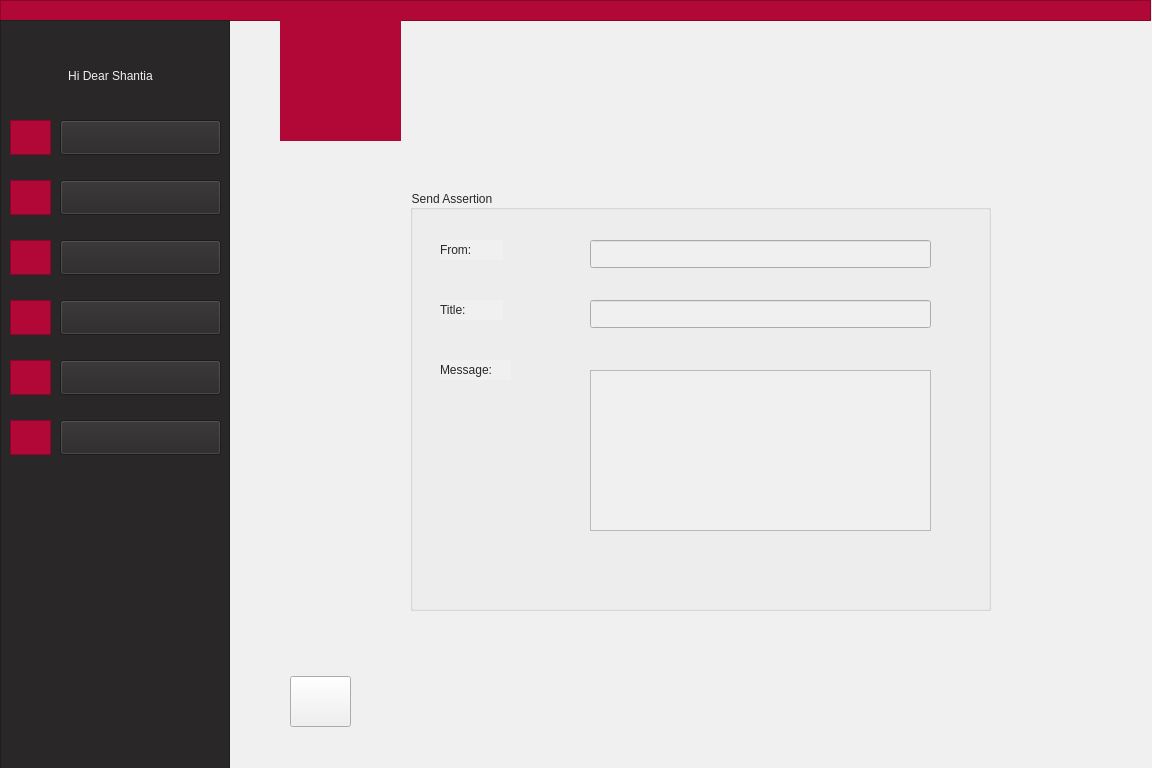
<?xml version="1.0" encoding="UTF-8"?>
<ui version="4.0">
 <class>StudentWatchMessageComplitly</class>
 <widget class="QWidget" name="StudentWatchMessageComplitly">
  <property name="geometry">
   <rect>
    <x>0</x>
    <y>0</y>
    <width>1152</width>
    <height>768</height>
   </rect>
  </property>
  <property name="minimumSize">
   <size>
    <width>1152</width>
    <height>768</height>
   </size>
  </property>
  <property name="windowTitle">
   <string>Form</string>
  </property>
  <property name="styleSheet">
   <string notr="true">background-color: rgb(240, 240, 240);</string>
  </property>
  <widget class="QLabel" name="label_9">
   <property name="geometry">
    <rect>
     <x>285</x>
     <y>20</y>
     <width>111</width>
     <height>111</height>
    </rect>
   </property>
   <property name="styleSheet">
    <string notr="true">background-color: rgb(178, 8, 55);</string>
   </property>
   <property name="text">
    <string/>
   </property>
   <property name="pixmap">
    <pixmap resource="pictures.qrc">:/logo/filename.jpg</pixmap>
   </property>
   <property name="scaledContents">
    <bool>true</bool>
   </property>
  </widget>
  <widget class="QFrame" name="frame">
   <property name="geometry">
    <rect>
     <x>0</x>
     <y>0</y>
     <width>1151</width>
     <height>21</height>
    </rect>
   </property>
   <property name="styleSheet">
    <string notr="true">background-color: rgb(178, 8, 55);
border-color: rgb(178, 8, 55);</string>
   </property>
   <property name="frameShape">
    <enum>QFrame::StyledPanel</enum>
   </property>
   <property name="frameShadow">
    <enum>QFrame::Raised</enum>
   </property>
  </widget>
  <widget class="QLabel" name="label">
   <property name="geometry">
    <rect>
     <x>280</x>
     <y>20</y>
     <width>121</width>
     <height>121</height>
    </rect>
   </property>
   <property name="styleSheet">
    <string notr="true">background-color: rgb(178, 8, 55);
border-color: rgb(178, 8, 55);
</string>
   </property>
   <property name="text">
    <string/>
   </property>
   <property name="pixmap">
    <pixmap>:/AjaxLogo/filename.jpg</pixmap>
   </property>
   <property name="scaledContents">
    <bool>true</bool>
   </property>
   <property name="alignment">
    <set>Qt::AlignCenter</set>
   </property>
  </widget>
  <widget class="QFrame" name="frame_2">
   <property name="geometry">
    <rect>
     <x>0</x>
     <y>20</y>
     <width>230</width>
     <height>768</height>
    </rect>
   </property>
   <property name="styleSheet">
    <string notr="true">background-color: rgb(41, 39, 40);
border-color: rgb(41, 39, 40);</string>
   </property>
   <property name="frameShape">
    <enum>QFrame::StyledPanel</enum>
   </property>
   <property name="frameShadow">
    <enum>QFrame::Raised</enum>
   </property>
   <widget class="QPushButton" name="pushButton">
    <property name="geometry">
     <rect>
      <x>60</x>
      <y>100</y>
      <width>161</width>
      <height>35</height>
     </rect>
    </property>
    <property name="styleSheet">
     <string notr="true">font: 11pt &quot;Montserrat&quot;;
</string>
    </property>
    <property name="text">
     <string/>
    </property>
   </widget>
   <widget class="QPushButton" name="pushButton_2">
    <property name="geometry">
     <rect>
      <x>60</x>
      <y>160</y>
      <width>161</width>
      <height>35</height>
     </rect>
    </property>
    <property name="styleSheet">
     <string notr="true">font: 11pt &quot;Montserrat&quot;;
</string>
    </property>
    <property name="text">
     <string/>
    </property>
   </widget>
   <widget class="QPushButton" name="pushButton_3">
    <property name="geometry">
     <rect>
      <x>60</x>
      <y>220</y>
      <width>161</width>
      <height>35</height>
     </rect>
    </property>
    <property name="styleSheet">
     <string notr="true">font: 11pt &quot;Montserrat&quot;;
</string>
    </property>
    <property name="text">
     <string/>
    </property>
   </widget>
   <widget class="QPushButton" name="pushButton_4">
    <property name="geometry">
     <rect>
      <x>60</x>
      <y>280</y>
      <width>161</width>
      <height>35</height>
     </rect>
    </property>
    <property name="styleSheet">
     <string notr="true">font: 11pt &quot;Montserrat&quot;;
</string>
    </property>
    <property name="text">
     <string/>
    </property>
   </widget>
   <widget class="QFrame" name="frame_3">
    <property name="geometry">
     <rect>
      <x>10</x>
      <y>100</y>
      <width>41</width>
      <height>35</height>
     </rect>
    </property>
    <property name="styleSheet">
     <string notr="true">background-color: rgb(178, 8, 55);
border-color: rgb(178, 8, 55);</string>
    </property>
    <property name="frameShape">
     <enum>QFrame::StyledPanel</enum>
    </property>
    <property name="frameShadow">
     <enum>QFrame::Raised</enum>
    </property>
    <widget class="QLabel" name="label_25">
     <property name="geometry">
      <rect>
       <x>5</x>
       <y>2</y>
       <width>31</width>
       <height>31</height>
      </rect>
     </property>
     <property name="styleSheet">
      <string notr="true"/>
     </property>
     <property name="text">
      <string/>
     </property>
     <property name="pixmap">
      <pixmap resource="icon.qrc">:/icon/profile.png</pixmap>
     </property>
     <property name="scaledContents">
      <bool>true</bool>
     </property>
    </widget>
   </widget>
   <widget class="QFrame" name="frame_5">
    <property name="geometry">
     <rect>
      <x>10</x>
      <y>160</y>
      <width>41</width>
      <height>35</height>
     </rect>
    </property>
    <property name="cursor">
     <cursorShape>ArrowCursor</cursorShape>
    </property>
    <property name="styleSheet">
     <string notr="true">background-color: rgb(178, 8, 55);
border-color: rgb(178, 8, 55);</string>
    </property>
    <property name="frameShape">
     <enum>QFrame::StyledPanel</enum>
    </property>
    <property name="frameShadow">
     <enum>QFrame::Raised</enum>
    </property>
    <widget class="QLabel" name="label_26">
     <property name="geometry">
      <rect>
       <x>5</x>
       <y>2</y>
       <width>31</width>
       <height>31</height>
      </rect>
     </property>
     <property name="text">
      <string/>
     </property>
     <property name="pixmap">
      <pixmap resource="icon.qrc">:/icon/message.png</pixmap>
     </property>
     <property name="scaledContents">
      <bool>true</bool>
     </property>
    </widget>
   </widget>
   <widget class="QFrame" name="frame_6">
    <property name="geometry">
     <rect>
      <x>10</x>
      <y>220</y>
      <width>41</width>
      <height>35</height>
     </rect>
    </property>
    <property name="styleSheet">
     <string notr="true">background-color: rgb(178, 8, 55);
border-color: rgb(178, 8, 55);</string>
    </property>
    <property name="frameShape">
     <enum>QFrame::StyledPanel</enum>
    </property>
    <property name="frameShadow">
     <enum>QFrame::Raised</enum>
    </property>
    <widget class="QLabel" name="label_11">
     <property name="geometry">
      <rect>
       <x>5</x>
       <y>2</y>
       <width>31</width>
       <height>31</height>
      </rect>
     </property>
     <property name="text">
      <string/>
     </property>
     <property name="pixmap">
      <pixmap resource="icon.qrc">:/icon/schedule.png</pixmap>
     </property>
     <property name="scaledContents">
      <bool>true</bool>
     </property>
    </widget>
   </widget>
   <widget class="QFrame" name="frame_7">
    <property name="geometry">
     <rect>
      <x>10</x>
      <y>280</y>
      <width>41</width>
      <height>35</height>
     </rect>
    </property>
    <property name="styleSheet">
     <string notr="true">background-color: rgb(178, 8, 55);
border-color: rgb(178, 8, 55);</string>
    </property>
    <property name="frameShape">
     <enum>QFrame::StyledPanel</enum>
    </property>
    <property name="frameShadow">
     <enum>QFrame::Raised</enum>
    </property>
    <widget class="QLabel" name="label_7">
     <property name="geometry">
      <rect>
       <x>5</x>
       <y>2</y>
       <width>31</width>
       <height>31</height>
      </rect>
     </property>
     <property name="text">
      <string/>
     </property>
     <property name="pixmap">
      <pixmap resource="term-management-icon.qrc">:/icons/icons8-web-64.png</pixmap>
     </property>
     <property name="scaledContents">
      <bool>true</bool>
     </property>
    </widget>
   </widget>
   <widget class="QLabel" name="label_2">
    <property name="geometry">
     <rect>
      <x>20</x>
      <y>40</y>
      <width>181</width>
      <height>31</height>
     </rect>
    </property>
    <property name="styleSheet">
     <string notr="true">font: 11pt &quot;Montserrat&quot;;
color: rgb(240, 240, 240);</string>
    </property>
    <property name="text">
     <string>Hi Dear Shantia</string>
    </property>
    <property name="alignment">
     <set>Qt::AlignCenter</set>
    </property>
   </widget>
   <widget class="QLabel" name="label_3">
    <property name="geometry">
     <rect>
      <x>110</x>
      <y>100</y>
      <width>71</width>
      <height>30</height>
     </rect>
    </property>
    <property name="autoFillBackground">
     <bool>false</bool>
    </property>
    <property name="styleSheet">
     <string notr="true">font: 11pt &quot;Montserrat&quot;;
color: rgb(240, 240, 240);</string>
    </property>
    <property name="lineWidth">
     <number>0</number>
    </property>
    <property name="text">
     <string>Profile</string>
    </property>
    <property name="alignment">
     <set>Qt::AlignCenter</set>
    </property>
   </widget>
   <widget class="QLabel" name="label_4">
    <property name="geometry">
     <rect>
      <x>90</x>
      <y>160</y>
      <width>111</width>
      <height>30</height>
     </rect>
    </property>
    <property name="styleSheet">
     <string notr="true">font: 11pt &quot;Montserrat&quot;;
color: rgb(240, 240, 240);</string>
    </property>
    <property name="text">
     <string>Messages</string>
    </property>
    <property name="alignment">
     <set>Qt::AlignCenter</set>
    </property>
   </widget>
   <widget class="QLabel" name="label_5">
    <property name="geometry">
     <rect>
      <x>60</x>
      <y>220</y>
      <width>161</width>
      <height>30</height>
     </rect>
    </property>
    <property name="styleSheet">
     <string notr="true">font: 11pt &quot;Montserrat&quot;;
color: rgb(240, 240, 240);</string>
    </property>
    <property name="text">
     <string>Weekly Schedule</string>
    </property>
    <property name="alignment">
     <set>Qt::AlignCenter</set>
    </property>
   </widget>
   <widget class="QFrame" name="frame_9">
    <property name="geometry">
     <rect>
      <x>10</x>
      <y>400</y>
      <width>41</width>
      <height>35</height>
     </rect>
    </property>
    <property name="styleSheet">
     <string notr="true">background-color: rgb(178, 8, 55);
border-color: rgb(178, 8, 55);</string>
    </property>
    <property name="frameShape">
     <enum>QFrame::StyledPanel</enum>
    </property>
    <property name="frameShadow">
     <enum>QFrame::Raised</enum>
    </property>
    <widget class="QLabel" name="label_12">
     <property name="geometry">
      <rect>
       <x>5</x>
       <y>2</y>
       <width>31</width>
       <height>31</height>
      </rect>
     </property>
     <property name="text">
      <string/>
     </property>
     <property name="pixmap">
      <pixmap resource="term-management-icon.qrc">:/icons/icons8-survey-50.png</pixmap>
     </property>
     <property name="scaledContents">
      <bool>true</bool>
     </property>
    </widget>
   </widget>
   <widget class="QPushButton" name="pushButton_7">
    <property name="geometry">
     <rect>
      <x>60</x>
      <y>400</y>
      <width>161</width>
      <height>35</height>
     </rect>
    </property>
    <property name="styleSheet">
     <string notr="true">font: 11pt &quot;Montserrat&quot;;
</string>
    </property>
    <property name="text">
     <string/>
    </property>
   </widget>
   <widget class="QPushButton" name="pushButton_6">
    <property name="geometry">
     <rect>
      <x>60</x>
      <y>340</y>
      <width>161</width>
      <height>35</height>
     </rect>
    </property>
    <property name="styleSheet">
     <string notr="true">font: 11pt &quot;Montserrat&quot;;
</string>
    </property>
    <property name="text">
     <string/>
    </property>
   </widget>
   <widget class="QFrame" name="frame_8">
    <property name="geometry">
     <rect>
      <x>10</x>
      <y>340</y>
      <width>41</width>
      <height>35</height>
     </rect>
    </property>
    <property name="styleSheet">
     <string notr="true">background-color: rgb(178, 8, 55);
border-color: rgb(178, 8, 55);</string>
    </property>
    <property name="frameShape">
     <enum>QFrame::StyledPanel</enum>
    </property>
    <property name="frameShadow">
     <enum>QFrame::Raised</enum>
    </property>
    <widget class="QLabel" name="label_10">
     <property name="geometry">
      <rect>
       <x>5</x>
       <y>2</y>
       <width>31</width>
       <height>31</height>
      </rect>
     </property>
     <property name="text">
      <string/>
     </property>
     <property name="pixmap">
      <pixmap resource="term-management-icon.qrc">:/icons/icons8-view-headline-50.png</pixmap>
     </property>
     <property name="scaledContents">
      <bool>true</bool>
     </property>
    </widget>
   </widget>
   <widget class="QLabel" name="label_6">
    <property name="geometry">
     <rect>
      <x>90</x>
      <y>290</y>
      <width>111</width>
      <height>20</height>
     </rect>
    </property>
    <property name="styleSheet">
     <string notr="true">font: 11pt &quot;Montserrat&quot;;
color: rgb(240, 240, 240);</string>
    </property>
    <property name="text">
     <string>Enrollment</string>
    </property>
   </widget>
   <widget class="QLabel" name="label_17">
    <property name="geometry">
     <rect>
      <x>80</x>
      <y>350</y>
      <width>121</width>
      <height>20</height>
     </rect>
    </property>
    <property name="styleSheet">
     <string notr="true">font: 11pt &quot;Montserrat&quot;;
color: rgb(240, 240, 240);</string>
    </property>
    <property name="text">
     <string>View Scores</string>
    </property>
   </widget>
   <widget class="QLabel" name="label_18">
    <property name="geometry">
     <rect>
      <x>70</x>
      <y>410</y>
      <width>141</width>
      <height>20</height>
     </rect>
    </property>
    <property name="styleSheet">
     <string notr="true">font: 11pt &quot;Montserrat&quot;;
color: rgb(240, 240, 240);</string>
    </property>
    <property name="text">
     <string>Teacher Survey</string>
    </property>
   </widget>
   <zorder>frame_5</zorder>
   <zorder>frame_6</zorder>
   <zorder>frame_7</zorder>
   <zorder>label_2</zorder>
   <zorder>label_3</zorder>
   <zorder>label_4</zorder>
   <zorder>label_5</zorder>
   <zorder>frame_3</zorder>
   <zorder>pushButton</zorder>
   <zorder>pushButton_2</zorder>
   <zorder>pushButton_3</zorder>
   <zorder>frame_9</zorder>
   <zorder>frame_8</zorder>
   <zorder>label_6</zorder>
   <zorder>label_17</zorder>
   <zorder>label_18</zorder>
   <zorder>pushButton_7</zorder>
   <zorder>pushButton_6</zorder>
   <zorder>pushButton_4</zorder>
  </widget>
  <widget class="QGroupBox" name="groupBox">
   <property name="geometry">
    <rect>
     <x>410</x>
     <y>190</y>
     <width>581</width>
     <height>421</height>
    </rect>
   </property>
   <property name="styleSheet">
    <string notr="true">font: 9pt &quot;Montserrat&quot;;
color: rgb(41, 39, 40);</string>
   </property>
   <property name="title">
    <string>Send Assertion</string>
   </property>
   <widget class="QLabel" name="label_13">
    <property name="geometry">
     <rect>
      <x>30</x>
      <y>50</y>
      <width>63</width>
      <height>20</height>
     </rect>
    </property>
    <property name="styleSheet">
     <string notr="true">font: 9pt &quot;Montserrat&quot;;
color: rgb(41, 39, 40);</string>
    </property>
    <property name="text">
     <string>From:</string>
    </property>
   </widget>
   <widget class="QTextEdit" name="messageLine">
    <property name="geometry">
     <rect>
      <x>180</x>
      <y>180</y>
      <width>341</width>
      <height>161</height>
     </rect>
    </property>
   </widget>
   <widget class="QLabel" name="label_14">
    <property name="geometry">
     <rect>
      <x>30</x>
      <y>110</y>
      <width>63</width>
      <height>20</height>
     </rect>
    </property>
    <property name="styleSheet">
     <string notr="true">font: 9pt &quot;Montserrat&quot;;
color: rgb(41, 39, 40);</string>
    </property>
    <property name="text">
     <string>Title:</string>
    </property>
   </widget>
   <widget class="QLabel" name="label_15">
    <property name="geometry">
     <rect>
      <x>30</x>
      <y>170</y>
      <width>71</width>
      <height>20</height>
     </rect>
    </property>
    <property name="styleSheet">
     <string notr="true">font: 9pt &quot;Montserrat&quot;;
color: rgb(41, 39, 40);</string>
    </property>
    <property name="text">
     <string>Message:</string>
    </property>
   </widget>
   <widget class="QLineEdit" name="TitleLine">
    <property name="geometry">
     <rect>
      <x>180</x>
      <y>110</y>
      <width>341</width>
      <height>28</height>
     </rect>
    </property>
   </widget>
   <widget class="QLineEdit" name="SenderLine">
    <property name="geometry">
     <rect>
      <x>180</x>
      <y>50</y>
      <width>341</width>
      <height>28</height>
     </rect>
    </property>
   </widget>
  </widget>
  <widget class="QLabel" name="label_16">
   <property name="geometry">
    <rect>
     <x>290</x>
     <y>676</y>
     <width>41</width>
     <height>46</height>
    </rect>
   </property>
   <property name="text">
    <string/>
   </property>
   <property name="pixmap">
    <pixmap resource="arrowIcon.qrc">:/new/prefix1/icons8-left-arrow-50.png</pixmap>
   </property>
   <property name="scaledContents">
    <bool>true</bool>
   </property>
  </widget>
  <widget class="QPushButton" name="backToMenu">
   <property name="geometry">
    <rect>
     <x>290</x>
     <y>676</y>
     <width>61</width>
     <height>51</height>
    </rect>
   </property>
   <property name="text">
    <string/>
   </property>
  </widget>
  <zorder>frame</zorder>
  <zorder>label</zorder>
  <zorder>frame_2</zorder>
  <zorder>groupBox</zorder>
  <zorder>label_9</zorder>
  <zorder>label_16</zorder>
  <zorder>backToMenu</zorder>
 </widget>
 <resources>
  <include location="pictures.qrc"/>
  <include location="icon.qrc"/>
  <include location="term-management-icon.qrc"/>
  <include location="arrowIcon.qrc"/>
 </resources>
 <connections/>
</ui>
